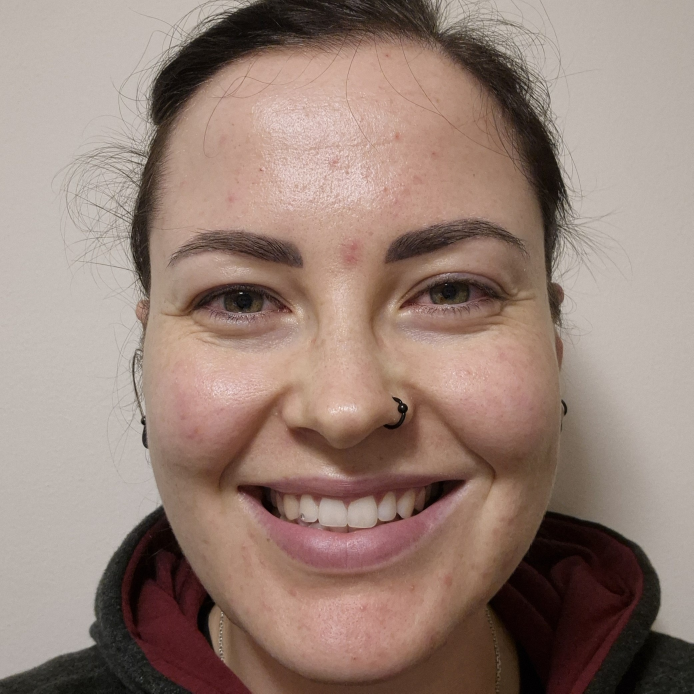
#> input picture Assignment1/TestData/20251201_195833.jpg, 2080 x 2080 px, found by its file name (shown at 1/3 size)
$ jupyter execute Report_LBP+HOG.ipynb
#> lines starting #> are read from the running program, lines starting #| are printed output that depends on the picture
[cell 1]
import cv2
import numpy as np
import matplotlib.pyplot as plt
from skimage.color import rgb2gray
from skimage.feature import local_binary_pattern, hog
from skimage import exposure
from pathlib import Path

# --- Configuration ---

# >>> IMPORTANT: This absolute path must be exactly correct. <<<
LOCAL_IMAGE_PATH = Path("C:/Users/sarah/source/repos/UCLan_ArtificialIntelligence/Assignment1/TestData/20251201_195833.jpg")

# --- Feature Computation Functions ---

def compute_lbp(image):
    """Calculates the 2D LBP feature map for visualization."""
    # Standard LBP parameters: P=8 neighbors, R=1 radius
    P = 8
    R = 1
    # 'uniform' pattern is used for robust texture description
    # IMPORTANT: This returns the 2D map, not the histogram.
    lbp_map = local_binary_pattern(image, P, R, method='uniform')

    # You can calculate the histogram here, but we return the map for visualization
    # (lbp_hist, _) = np.histogram(lbp_map.ravel(), bins=np.arange(0, P + 3), range=(0, P + 2))
    # lbp_hist = lbp_hist.astype("float")
    # lbp_hist /= (lbp_hist.sum() + 1e-6)

    return lbp_map # RETURN THE 2D MAP

def compute_hog(image):
    """Calculates the HOG features and the visualization image."""

    # Resize is done here to ensure the HOG calculation is on a consistent scale
    # Ensure the image is a float array (skimage convention)
    resized_image = cv2.resize(image, (80, 80)).astype(np.float64) / 255.0

    # We set visualize=True to get the HOG visualization image
    features, hog_image = hog(
        resized_image, # Use the resized and normalized image
        orientations=9,
        pixels_per_cell=(10, 10),
        cells_per_block=(2, 2),
        block_norm='L2-Hys',
        transform_sqrt=True,
        visualize=True
    )

    # Rescale the HOG visualization for better display contrast
    # NOTE: hog_image is already normalized by skimage, but we rescale for contrast
    hog_image_rescaled = exposure.rescale_intensity(hog_image, in_range=(0, 0.2))
    return hog_image_rescaled

def visualize_features(grayscale_image, lbp_map, hog_image):
    """Displays the original, LBP, and HOG images side-by-side."""
    fig, axes = plt.subplots(1, 3, figsize=(18, 6))

    # 1. Input Image (Grayscale)
    axes[0].imshow(grayscale_image, cmap='gray')
    axes[0].set_title(f'1. Input Image (Grayscale)')
    axes[0].axis('off')

    # 2. LBP Feature Map
    # The LBP map should have the same dimensions as the original image (before HOG resize).
    axes[1].imshow(lbp_map, cmap='viridis')
    axes[1].set_title(f'2. LBP Map (Texture)')
    axes[1].axis('off')

    # 3. HOG Visualization
    # HOG image is smaller due to cell/block processing and the resize operation in compute_hog
    axes[2].imshow(hog_image, cmap=plt.cm.gray)
    axes[2].set_title(f'3. HOG Visualization (Shape)')
    axes[2].axis('off')

    fig.suptitle('Feature Extraction Comparison: LBP vs. HOG', fontsize=16)
    plt.tight_layout()

    plt.savefig(f"FeatureExtractionComparison.png", dpi=300)

    plt.show()

# --- Execution ---

if __name__ == "__main__":
    local_path = LOCAL_IMAGE_PATH

    if not local_path.exists():
        print("----------------------------------------------------------------------")
        print(f"ERROR: File NOT FOUND at path: {local_path.resolve()}")
        print("ACTION: The script aborted. Check the absolute path above.")
        print("----------------------------------------------------------------------")
    else:
        print(f"File found! Loading image from: {local_path.resolve()}")
        try:
            # Load the image in grayscale using OpenCV, which handles the path string correctly
            # cv2.IMREAD_GRAYSCALE returns a numpy array with pixel values 0-255
            grayscale_image_8bit = cv2.imread(str(local_path), cv2.IMREAD_GRAYSCALE)
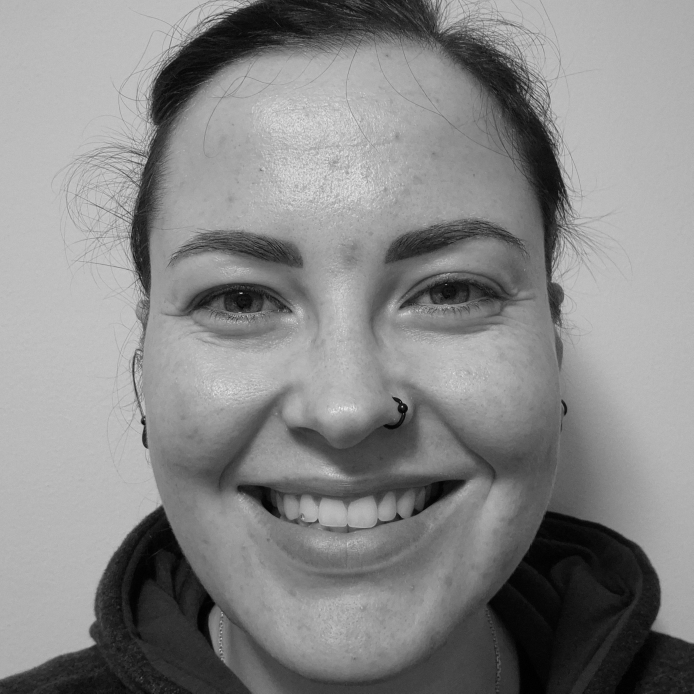
#> grayscale_image_8bit: shape (2080, 2080) (shown at 1/3 size); min 0, max 251, mean 134.8

            if grayscale_image_8bit is None:
                raise IOError("OpenCV could not read the image file.")

            # --- CRITICAL DIAGNOSTIC STEP ---
            img_min = grayscale_image_8bit.min()
#> img_min = 0
            img_max = grayscale_image_8bit.max()
#> img_max = 251
            img_mean = grayscale_image_8bit.mean()
#> img_mean = 134.8

            print(f"Image successfully loaded. Shape: {grayscale_image_8bit.shape}")
#| Image successfully loaded. Shape: (2080, 2080)
            print(f"Pixel Stats: Min={img_min:.0f}, Max={img_max:.0f}, Mean={img_mean:.2f} (Expected 0-255 range)")
#| Pixel Stats: Min=0, Max=251, Mean=134.83 (Expected 0-255 range)

            # 1. Compute the features
            lbp_map = compute_lbp(grayscale_image_8bit)
#> in compute_lbp, `lbp_map = local_binary_pattern(image, P, R, method='uniform')`:
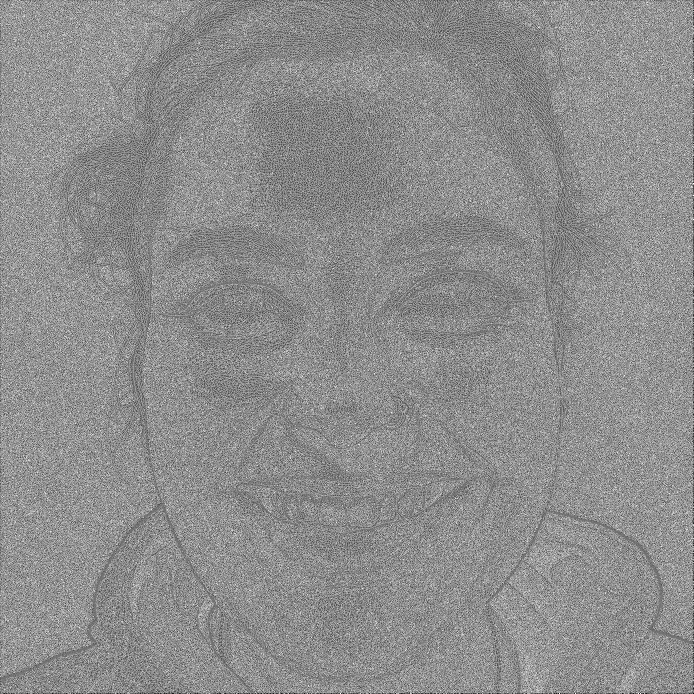
#> lbp_map: shape (2080, 2080) float64 (shown at 1/3 size); min 0, max 9, mean 5.01; drawn with min black and max white
            hog_image = compute_hog(grayscale_image_8bit)
#> in compute_hog, `resized_image = cv2.resize(image, (80, 80)).astype(np.float64) / 255.0`:
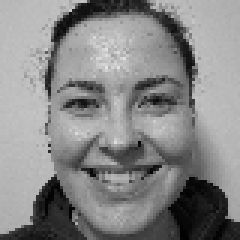
#> resized_image: shape (80, 80) float64 (shown 3 times larger); min 0.00392, max 0.886, mean 0.529
#> in compute_hog, `features, hog_image = hog( resized_image, # Use the resized and normal..`:
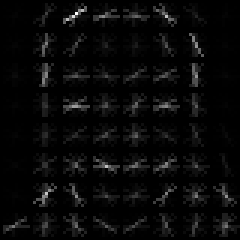
#> hog_image: shape (80, 80) float64 (shown 3 times larger); min 0, max 0.213, mean 0.00763; drawn with min black and max white
#> in compute_hog, `features, hog_image = hog( resized_image, # Use the resized and normal..`: features = 1764 values, max 0.478 at index 234, min 0.00135 at index 1515, mean 0.132

            # 2. Display the results
            # Pass the 8-bit image to visualize_features since cv2.imshow expects 0-255 or 0-1 floats
            visualize_features(grayscale_image_8bit, lbp_map, hog_image)

        except Exception as e:
            print(f"An unexpected error occurred during image processing: {e}")

$ run again, with Assignment1/TestData/20251201_195840.jpg copied over Assignment1/TestData/20251201_195833.jpg
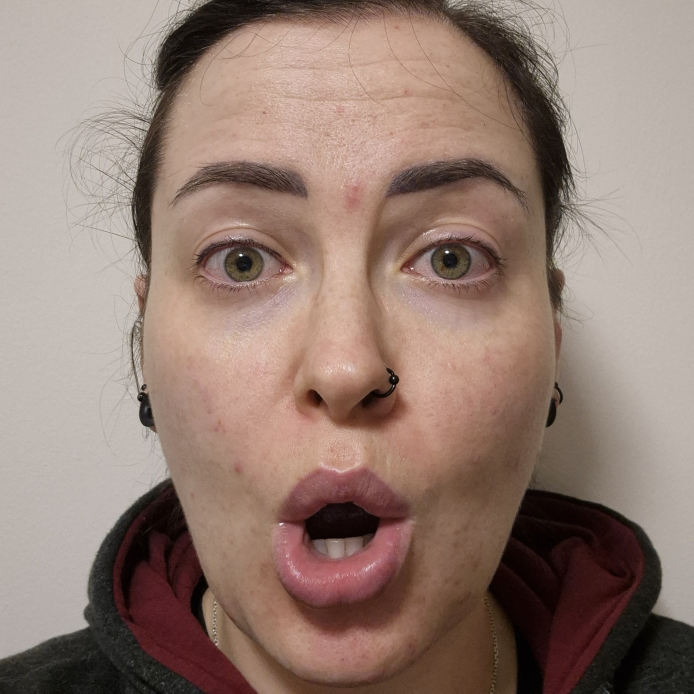
#> input picture Assignment1/TestData/20251201_195840.jpg, 2080 x 2080 px, found by its file name (shown at 1/3 size)
#> `grayscale_image_8bit = cv2.imread(str(local_path), cv2.IMREAD_GRAYSCALE)`:
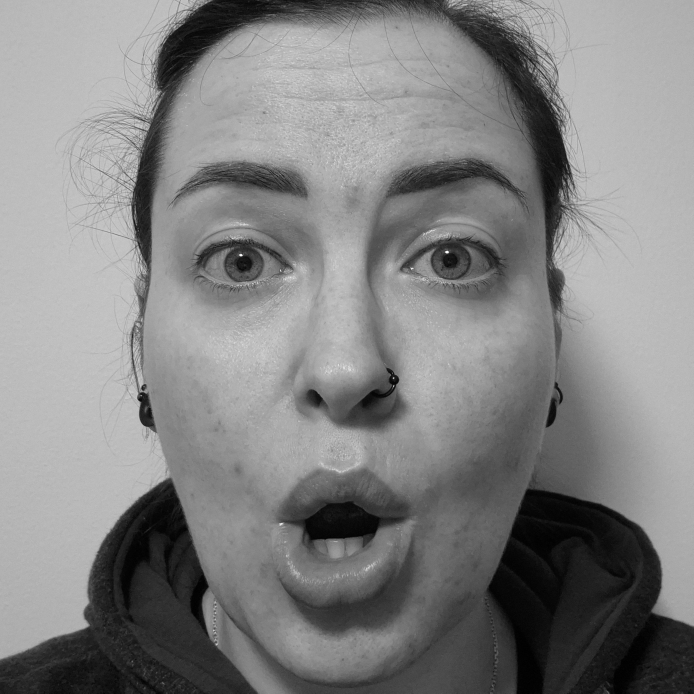
#> grayscale_image_8bit: shape (2080, 2080) (shown at 1/3 size); min 0, max 255, mean 130.6
#> img_min = 0
#> img_max = 255
#> img_mean = 130.6
#| Image successfully loaded. Shape: (2080, 2080)
#| Pixel Stats: Min=0, Max=255, Mean=130.62 (Expected 0-255 range)
#> in compute_hog, `features, hog_image = hog( resized_image, # Use the resized and normal..`:
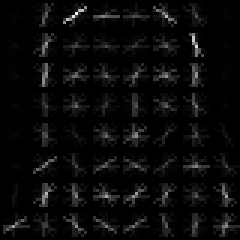
#> hog_image: shape (80, 80) float64 (shown 3 times larger); min 0, max 0.188, mean 0.00763; drawn with min black and max white
#> features = 1764 values, max 0.469 at index 241, min 0 at index 1254, mean 0.132
